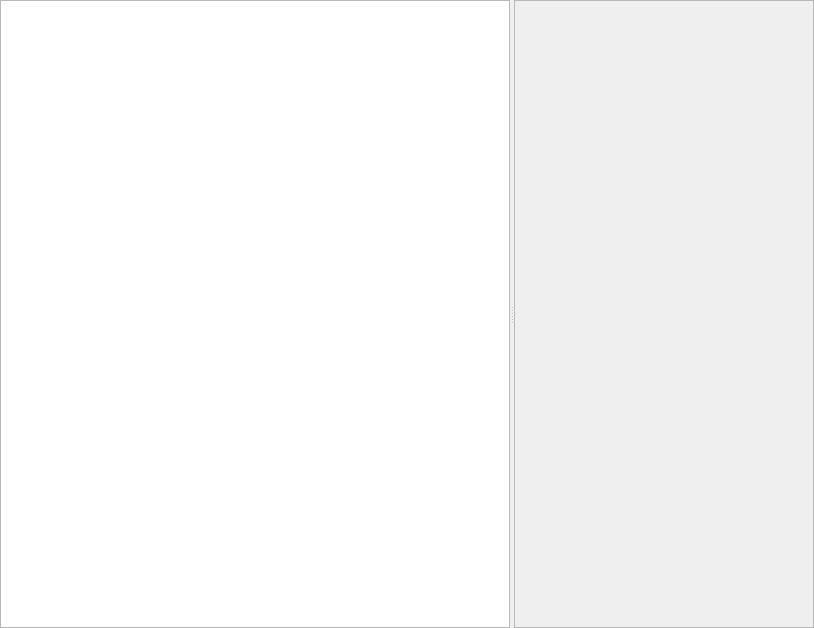
<?xml version="1.0" encoding="UTF-8"?>
<ui version="4.0">
 <class>NetObjForm</class>
 <widget class="QWidget" name="NetObjForm">
  <property name="geometry">
   <rect>
    <x>0</x>
    <y>0</y>
    <width>814</width>
    <height>628</height>
   </rect>
  </property>
  <property name="windowTitle">
   <string>Net Obj Form</string>
  </property>
  <layout class="QHBoxLayout" name="horizontalLayout">
   <property name="spacing">
    <number>3</number>
   </property>
   <property name="leftMargin">
    <number>0</number>
   </property>
   <property name="topMargin">
    <number>0</number>
   </property>
   <property name="rightMargin">
    <number>0</number>
   </property>
   <property name="bottomMargin">
    <number>0</number>
   </property>
   <item>
    <widget class="QSplitter" name="splitter">
     <property name="orientation">
      <enum>Qt::Horizontal</enum>
     </property>
     <widget class="QTreeView" name="tvNetObj">
      <property name="styleSheet">
       <string notr="true">QTreeView::item:focus
{
border : 2px solid blue;
/*color: white;*/
selection-color: black;
/*selection-background-color: red;*/
}
</string>
      </property>
      <property name="tabKeyNavigation">
       <bool>true</bool>
      </property>
      <property name="alternatingRowColors">
       <bool>true</bool>
      </property>
      <property name="selectionBehavior">
       <enum>QAbstractItemView::SelectRows</enum>
      </property>
      <property name="indentation">
       <number>25</number>
      </property>
      <attribute name="headerMinimumSectionSize">
       <number>160</number>
      </attribute>
     </widget>
     <widget class="QScrollArea" name="saNetObj">
      <property name="minimumSize">
       <size>
        <width>300</width>
        <height>0</height>
       </size>
      </property>
      <property name="styleSheet">
       <string notr="true"/>
      </property>
      <property name="verticalScrollBarPolicy">
       <enum>Qt::ScrollBarAsNeeded</enum>
      </property>
      <property name="horizontalScrollBarPolicy">
       <enum>Qt::ScrollBarAsNeeded</enum>
      </property>
      <property name="widgetResizable">
       <bool>true</bool>
      </property>
      <property name="alignment">
       <set>Qt::AlignLeading|Qt::AlignLeft|Qt::AlignTop</set>
      </property>
      <widget class="QWidget" name="saNetObj_WidgetContents">
       <property name="geometry">
        <rect>
         <x>0</x>
         <y>0</y>
         <width>296</width>
         <height>624</height>
        </rect>
       </property>
       <layout class="QVBoxLayout" name="verticalLayout"/>
      </widget>
     </widget>
    </widget>
   </item>
  </layout>
 </widget>
 <resources/>
 <connections/>
</ui>
